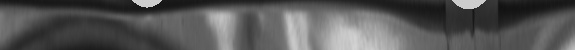
#> input picture data/samples/crack1.jpg, 575 x 50 px, found by its file name
$ python inspect_rim.py   (older library calls are emulated)
#> lines starting #> are read from the running program, lines starting #| are printed output that depends on the picture
"""
Automated Metal Can Rim Crack Defect Inspection Pipeline
Author: Teeranon (AI Engineering, Prince of Songkla University)
Description:
    Clean, human-readable implementation of the 8-stage industrial vision pipeline
    for high-speed canned food rim crack detection using Linear Polar unwrapping,
    1D intensity projection, and OpenCV ANN_MLP classification.
"""

import os
import sys
import argparse
import cv2
import numpy as np


# [50 lines left out: functions find_can_lid, unwrap_can_rim, not called in this run]


def detect_crack_region(rim_strip, intensity_threshold=5000):
    """
    Stage 4 & 5: Scan xleft and xright using exact Lab4Contour.cpp loop.
    """
    col_sums = np.sum(rim_strip, axis=0, dtype=np.int32)
    hist_th = np.where(col_sums > intensity_threshold, 100, 0)

    x_left = 0
    for x in range(rim_strip.shape[1]):
        if hist_th[x] == 0:
            x_left = x
            break

    x_right = rim_strip.shape[1] - 1
    for x in range(rim_strip.shape[1] - 1, -1, -1):
        if hist_th[x] == 0:
            x_right = x
            break

    is_seam_split = (x_left == 0 or x_right == 0 or x_right == rim_strip.shape[1] - 1)

    roi = rim_strip[:, x_left:x_right]
    if roi.shape[1] == 0:
        mid = rim_strip.shape[1] // 2
        roi = rim_strip[:, max(0, mid-30):min(rim_strip.shape[1], mid+30)]

    return roi, x_left, x_right, hist_th, is_seam_split


def extract_projection_features(roi_patch, target_size=(120, 40)):
    """
    Stage 6: 120-dimensional normalized vertical intensity descriptor.
    Resizes patch to 120x40 and calculates column sums normalized by maximum.
    Provides illumination invariance against ambient metal reflections.
    """
    if len(roi_patch.shape) == 3:
        roi_patch = cv2.cvtColor(roi_patch, cv2.COLOR_BGR2GRAY)

    resized_patch = cv2.resize(roi_patch, target_size)
    col_sums = np.sum(resized_patch, axis=0, dtype=np.float32)

    max_val = np.max(col_sums)
    if max_val > 0:
        features = col_sums / max_val
    else:
        features = col_sums

    return features.reshape(1, 120), resized_patch


def classify_defect(features, model_path="models/model.xml"):
    """
    Stage 7: ANN MLP classification (120 -> 15 -> 2).
    Returns: (is_crack, confidence_scores, pred_index)
        pred_index 0 = CRACK (FAIL)
        pred_index 1 = NO CRACK (PASS)
    """
    if not os.path.exists(model_path):
        raise FileNotFoundError(f"Model file not found: {model_path}")

    model = cv2.ml.ANN_MLP_load(model_path)
    _, response = model.predict(features)

    pred_idx = int(np.argmax(response))
    is_crack = (pred_idx == 0)

    return is_crack, response[0], pred_idx


# [99 lines left out: function render_dashboard, not called in this run]


def inspect_image(image_path, model_path="models/model.xml", output_dashboard=None, show_window=False):
    """
    Executes full inspection on a given input image (can be full frame, can lid, or rim strip).
    """
    if not os.path.exists(image_path):
        raise FileNotFoundError(f"Input image not found: {image_path}")

    frame = cv2.imread(image_path)
    gray = cv2.cvtColor(frame, cv2.COLOR_BGR2GRAY) if len(frame.shape) == 3 else frame

    # Detect input mode: pre-cropped patch, unwrapped strip, or full frame / can lid
    h, w = gray.shape[:2]
    float_ar = float(w) / h
    if w < 200 and h < 100:
        # Mode 1: Pre-cropped defect/normal patch (crack0, crack5, etc.)
        lid_crop = gray
        rim_strip = gray
        crack_roi = gray
        x_left = 0
        x_right = w
        hist_th = None
        is_seam_split = False
    elif float_ar > 3.0:
        # Mode 2: Pre-unwrapped rim strip (crack1, crack4)
        lid_crop = gray
        rim_strip = gray
        crack_roi, x_left, x_right, hist_th, is_seam_split = detect_crack_region(rim_strip)
    else:
        # Mode 3: Full camera frame or circular lid
        lid_crop, _ = find_can_lid(gray)
        rim_strip = unwrap_can_rim(lid_crop)
        crack_roi, x_left, x_right, hist_th, is_seam_split = detect_crack_region(rim_strip)

        # Seam recovery: if crack is split on boundary seam, rotate lid 90 CCW and re-run
        if is_seam_split:
            lid_crop = cv2.rotate(lid_crop, cv2.ROTATE_90_COUNTERCLOCKWISE)
            rim_strip = unwrap_can_rim(lid_crop)
            crack_roi, x_left, x_right, hist_th, _ = detect_crack_region(rim_strip)

    # If no defect gap found, extract middle section as normal reference patch
    if crack_roi is None or crack_roi.size == 0:
        mid = rim_strip.shape[1] // 2
        crack_roi = rim_strip[:, mid - 25:mid + 25]
        x_left = mid - 25
        x_right = mid + 25

    # Feature extraction & Classification
    features, resized_patch = extract_projection_features(crack_roi)
    is_crack, scores, pred_idx = classify_defect(features, model_path=model_path)

    # Render Dashboard
    dashboard = render_dashboard(frame, lid_crop, rim_strip, crack_roi, hist_th, is_crack, x_left, x_right)

    result_str = "CRACK (DEFECT)" if is_crack else "NORMAL (PASS)"
    print(f"[{os.path.basename(image_path)}] Result: {result_str} | Scores: {scores} | Defect Width: {x_right - x_left}px")

    if output_dashboard:
        os.makedirs(os.path.dirname(output_dashboard) or ".", exist_ok=True)
        cv2.imwrite(output_dashboard, dashboard)
        print(f"Saved inspection dashboard to: {output_dashboard}")

    if show_window:
        cv2.imshow("Inspection Dashboard", dashboard)
        cv2.waitKey(0)
        cv2.destroyAllWindows()

    return is_crack, scores, dashboard


def main():
    parser = argparse.ArgumentParser(description="Automated Metal Can Rim Crack Defect Inspection")
    parser.add_argument("--image", type=str, default="data/samples/crack1.jpg", help="Path to input image")
    parser.add_argument("--model", type=str, default="models/model.xml", help="Path to OpenCV ANN_MLP model.xml")
    parser.add_argument("--output", type=str, default=None, help="Path to save dashboard image")
    parser.add_argument("--show", action="store_true", help="Display inspection window")
    args = parser.parse_args()

    inspect_image(args.image, model_path=args.model, output_dashboard=args.output, show_window=args.show)
#> in inspect_image, frame is the input picture: shape (50, 575, 3); min 17, max 211, mean 86.9
#> in detect_crack_region, `col_sums = np.sum(rim_strip, axis=0, dtype=np.int32)`: col_sums = 575 values, max 8146 at index 291, min 2299 at index 500, mean 4344.7
#> in detect_crack_region, `hist_th = np.where(col_sums > intensity_threshold, 100, 0)`: hist_th = 575 values, max 100 at index 208, min 0 at index 0, mean 25.57
#> in inspect_image, `crack_roi, x_left, x_right, hist_th, is_seam_split = detect_crack_regi..`: x_left = 0; x_right = 574; is_seam_split = True
#> in extract_projection_features, `resized_patch = cv2.resize(roi_patch, target_size)`:
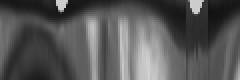
#> resized_patch: shape (40, 120) (shown 2 times larger); min 18, max 209, mean 86.8
#> in extract_projection_features, `col_sums = np.sum(resized_patch, axis=0, dtype=np.float32)`: col_sums = 120 values, max 6435 at index 61, min 1853 at index 104, mean 3471.1
#> in extract_projection_features, `max_val = np.max(col_sums)`: max_val = 6435
#> in extract_projection_features, `features = col_sums / max_val`: features = 120 values, max 1 at index 61, min 0.288 at index 104, mean 0.539


if __name__ == "__main__":
#> (the run stopped early here; a loop or call above may not have finished)

$ run again, with data/samples/crack4.jpg copied over data/samples/crack1.jpg
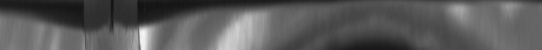
#> input picture data/samples/crack4.jpg, 542 x 50 px, found by its file name
#> in inspect_image, frame is the input picture: shape (50, 542, 3); min 18, max 248, mean 89.6
#> in detect_crack_region, `col_sums = np.sum(rim_strip, axis=0, dtype=np.int32)`: col_sums = 542 values, max 7573 at index 237, min 2778 at index 112, mean 4481.4
#> in detect_crack_region, `hist_th = np.where(col_sums > intensity_threshold, 100, 0)`: hist_th = 542 values, max 100 at index 140, min 0 at index 0, mean 25.09
#> in inspect_image, `crack_roi, x_left, x_right, hist_th, is_seam_split = detect_crack_regi..`: x_left = 0; x_right = 541; is_seam_split = True
#> in extract_projection_features, `resized_patch = cv2.resize(roi_patch, target_size)`:
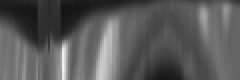
#> resized_patch: shape (40, 120) (shown 2 times larger); min 19, max 243, mean 89.7
#> in extract_projection_features, `col_sums = np.sum(resized_patch, axis=0, dtype=np.float32)`: col_sums = 120 values, max 6001 at index 52, min 2490 at index 16, mean 3586.2
#> max_val = 6001
#> features = 120 values, max 1 at index 52, min 0.415 at index 16, mean 0.598
